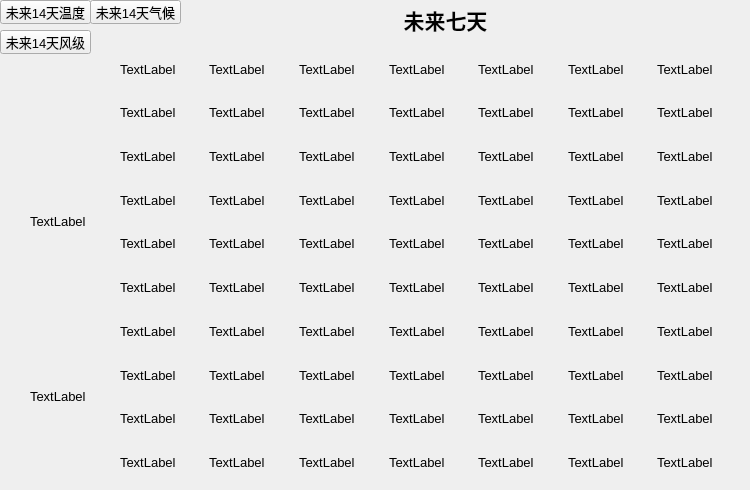
    <widget class="QWidget" name="page_2">
     <property name="font">
      <font>
       <pointsize>10</pointsize>
      </font>
     </property>
     <property name="autoFillBackground">
      <bool>false</bool>
     </property>
     <widget class="QLabel" name="next_seven">
      <property name="geometry">
       <rect>
        <x>190</x>
        <y>0</y>
        <width>511</width>
        <height>41</height>
       </rect>
      </property>
      <property name="font">
       <font>
        <pointsize>18</pointsize>
        <bold>true</bold>
       </font>
      </property>
      <property name="text">
       <string>&lt;!DOCTYPE HTML PUBLIC &quot;-//W3C//DTD HTML 4.0//EN&quot; &quot;http://www.w3.org/TR/REC-html40/strict.dtd&quot;&gt;
&lt;html&gt;&lt;head&gt;&lt;meta name=&quot;qrichtext&quot; content=&quot;1&quot; /&gt;&lt;meta charset=&quot;utf-8&quot; /&gt;&lt;style type=&quot;text/css&quot;&gt;
p, li { white-space: pre-wrap; }
hr { height: 1px; border-width: 0; }
li.unchecked::marker { content: &quot;\2610&quot;; }
li.checked::marker { content: &quot;\2612&quot;; }
&lt;/style&gt;&lt;/head&gt;&lt;body style=&quot; font-family:'Microsoft YaHei UI'; font-size:9pt; font-weight:400; font-style:normal;&quot;&gt;
&lt;p align=&quot;center&quot; style=&quot; margin-top:12px; margin-bottom:12px; margin-left:0px; margin-right:0px; -qt-block-indent:0; text-indent:0px;&quot;&gt;&lt;span style=&quot; font-size:16pt; font-weight:700;&quot;&gt;未来七天&lt;/span&gt;&lt;/p&gt;&lt;/body&gt;&lt;/html&gt;</string>
      </property>
      <property name="alignment">
       <set>Qt::AlignCenter</set>
      </property>
     </widget>
     <widget class="QWidget" name="gridLayoutWidget_2">
      <property name="geometry">
       <rect>
        <x>30</x>
        <y>50</y>
        <width>711</width>
        <height>431</height>
       </rect>
      </property>
      <layout class="QGridLayout" name="gridLayout">
       <item row="1" column="3">
        <widget class="QLabel" name="label_113">
         <property name="text">
          <string>TextLabel</string>
         </property>
        </widget>
       </item>
       <item row="8" column="4">
        <widget class="QLabel" name="label_184">
         <property name="text">
          <string>TextLabel</string>
         </property>
        </widget>
       </item>
       <item row="4" column="5">
        <widget class="QLabel" name="label_145">
         <property name="text">
          <string>TextLabel</string>
         </property>
        </widget>
       </item>
       <item row="0" column="3">
        <widget class="QLabel" name="label_103">
         <property name="text">
          <string>TextLabel</string>
         </property>
        </widget>
       </item>
       <item row="4" column="1">
        <widget class="QLabel" name="label_141">
         <property name="text">
          <string>TextLabel</string>
         </property>
        </widget>
       </item>
       <item row="8" column="3">
        <widget class="QLabel" name="label_183">
         <property name="text">
          <string>TextLabel</string>
         </property>
        </widget>
       </item>
       <item row="8" column="7">
        <widget class="QLabel" name="label_187">
         <property name="text">
          <string>TextLabel</string>
         </property>
        </widget>
       </item>
       <item row="6" column="3">
        <widget class="QLabel" name="label_163">
         <property name="text">
          <string>TextLabel</string>
         </property>
        </widget>
       </item>
       <item row="4" column="7">
        <widget class="QLabel" name="label_147">
         <property name="text">
          <string>TextLabel</string>
         </property>
        </widget>
       </item>
       <item row="0" column="2">
        <widget class="QLabel" name="label_102">
         <property name="text">
          <string>TextLabel</string>
         </property>
        </widget>
       </item>
       <item row="5" column="2">
        <widget class="QLabel" name="label_152">
         <property name="text">
          <string>TextLabel</string>
         </property>
        </widget>
       </item>
       <item row="1" column="1">
        <widget class="QLabel" name="label_111">
         <property name="text">
          <string>TextLabel</string>
         </property>
        </widget>
       </item>
       <item row="5" column="5">
        <widget class="QLabel" name="label_155">
         <property name="text">
          <string>TextLabel</string>
         </property>
        </widget>
       </item>
       <item row="0" column="1">
        <widget class="QLabel" name="label_101">
         <property name="text">
          <string>TextLabel</string>
         </property>
        </widget>
       </item>
       <item row="2" column="6">
        <widget class="QLabel" name="label_126">
         <property name="text">
          <string>TextLabel</string>
         </property>
        </widget>
       </item>
       <item row="7" column="3">
        <widget class="QLabel" name="label_173">
         <property name="text">
          <string>TextLabel</string>
         </property>
        </widget>
       </item>
       <item row="9" column="6">
        <widget class="QLabel" name="label_196">
         <property name="text">
          <string>TextLabel</string>
         </property>
        </widget>
       </item>
       <item row="3" column="1">
        <widget class="QLabel" name="label_131">
         <property name="text">
          <string>TextLabel</string>
         </property>
        </widget>
       </item>
       <item row="6" column="7">
        <widget class="QLabel" name="label_167">
         <property name="text">
          <string>TextLabel</string>
         </property>
        </widget>
       </item>
       <item row="1" column="5">
        <widget class="QLabel" name="label_115">
         <property name="text">
          <string>TextLabel</string>
         </property>
        </widget>
       </item>
       <item row="8" column="2">
        <widget class="QLabel" name="label_182">
         <property name="text">
          <string>TextLabel</string>
         </property>
        </widget>
       </item>
       <item row="4" column="6">
        <widget class="QLabel" name="label_146">
         <property name="text">
          <string>TextLabel</string>
         </property>
        </widget>
       </item>
       <item row="7" column="2">
        <widget class="QLabel" name="label_172">
         <property name="text">
          <string>TextLabel</string>
         </property>
        </widget>
       </item>
       <item row="1" column="7">
        <widget class="QLabel" name="label_117">
         <property name="text">
          <string>TextLabel</string>
         </property>
        </widget>
       </item>
       <item row="7" column="1">
        <widget class="QLabel" name="label_171">
         <property name="text">
          <string>TextLabel</string>
         </property>
        </widget>
       </item>
       <item row="0" column="7">
        <widget class="QLabel" name="label_107">
         <property name="text">
          <string>TextLabel</string>
         </property>
        </widget>
       </item>
       <item row="7" column="6">
        <widget class="QLabel" name="label_176">
         <property name="text">
          <string>TextLabel</string>
         </property>
        </widget>
       </item>
       <item row="0" column="4">
        <widget class="QLabel" name="label_104">
         <property name="text">
          <string>TextLabel</string>
         </property>
        </widget>
       </item>
       <item row="2" column="1">
        <widget class="QLabel" name="label_121">
         <property name="text">
          <string>TextLabel</string>
         </property>
        </widget>
       </item>
       <item row="9" column="7">
        <widget class="QLabel" name="label_197">
         <property name="text">
          <string>TextLabel</string>
         </property>
        </widget>
       </item>
       <item row="3" column="7">
        <widget class="QLabel" name="label_137">
         <property name="text">
          <string>TextLabel</string>
         </property>
        </widget>
       </item>
       <item row="4" column="4">
        <widget class="QLabel" name="label_144">
         <property name="text">
          <string>TextLabel</string>
         </property>
        </widget>
       </item>
       <item row="6" column="1">
        <widget class="QLabel" name="label_161">
         <property name="text">
          <string>TextLabel</string>
         </property>
        </widget>
       </item>
       <item row="9" column="3">
        <widget class="QLabel" name="label_193">
         <property name="text">
          <string>TextLabel</string>
         </property>
        </widget>
       </item>
       <item row="5" column="6">
        <widget class="QLabel" name="label_156">
         <property name="text">
          <string>TextLabel</string>
         </property>
        </widget>
       </item>
       <item row="5" column="1">
        <widget class="QLabel" name="label_151">
         <property name="text">
          <string>TextLabel</string>
         </property>
        </widget>
       </item>
       <item row="6" column="0" rowspan="4">
        <widget class="QLabel" name="label_7">
         <property name="text">
          <string>TextLabel</string>
         </property>
        </widget>
       </item>
       <item row="3" column="4">
        <widget class="QLabel" name="label_134">
         <property name="text">
          <string>TextLabel</string>
         </property>
        </widget>
       </item>
       <item row="9" column="1">
        <widget class="QLabel" name="label_191">
         <property name="text">
          <string>TextLabel</string>
         </property>
        </widget>
       </item>
       <item row="6" column="5">
        <widget class="QLabel" name="label_165">
         <property name="text">
          <string>TextLabel</string>
         </property>
        </widget>
       </item>
       <item row="6" column="6">
        <widget class="QLabel" name="label_166">
         <property name="text">
          <string>TextLabel</string>
         </property>
        </widget>
       </item>
       <item row="9" column="4">
        <widget class="QLabel" name="label_194">
         <property name="text">
          <string>TextLabel</string>
         </property>
        </widget>
       </item>
       <item row="3" column="3">
        <widget class="QLabel" name="label_133">
         <property name="text">
          <string>TextLabel</string>
         </property>
        </widget>
       </item>
       <item row="3" column="2">
        <widget class="QLabel" name="label_132">
         <property name="text">
          <string>TextLabel</string>
         </property>
        </widget>
       </item>
       <item row="8" column="5">
        <widget class="QLabel" name="label_185">
         <property name="text">
          <string>TextLabel</string>
         </property>
        </widget>
       </item>
       <item row="2" column="5">
        <widget class="QLabel" name="label_125">
         <property name="text">
          <string>TextLabel</string>
         </property>
        </widget>
       </item>
       <item row="3" column="6">
        <widget class="QLabel" name="label_136">
         <property name="text">
          <string>TextLabel</string>
         </property>
        </widget>
       </item>
       <item row="5" column="3">
        <widget class="QLabel" name="label_153">
         <property name="text">
          <string>TextLabel</string>
         </property>
        </widget>
       </item>
       <item row="7" column="5">
        <widget class="QLabel" name="label_175">
         <property name="text">
          <string>TextLabel</string>
         </property>
        </widget>
       </item>
       <item row="5" column="4">
        <widget class="QLabel" name="label_154">
         <property name="text">
          <string>TextLabel</string>
         </property>
        </widget>
       </item>
       <item row="4" column="3">
        <widget class="QLabel" name="label_143">
         <property name="text">
          <string>TextLabel</string>
         </property>
        </widget>
       </item>
       <item row="8" column="6">
        <widget class="QLabel" name="label_186">
         <property name="text">
          <string>TextLabel</string>
         </property>
        </widget>
       </item>
       <item row="3" column="5">
        <widget class="QLabel" name="label_135">
         <property name="text">
          <string>TextLabel</string>
         </property>
        </widget>
       </item>
       <item row="6" column="4">
        <widget class="QLabel" name="label_164">
         <property name="text">
          <string>TextLabel</string>
         </property>
        </widget>
       </item>
       <item row="1" column="2">
        <widget class="QLabel" name="label_112">
         <property name="text">
          <string>TextLabel</string>
         </property>
        </widget>
       </item>
       <item row="2" column="3">
        <widget class="QLabel" name="label_123">
         <property name="text">
          <string>TextLabel</string>
         </property>
        </widget>
       </item>
       <item row="9" column="2">
        <widget class="QLabel" name="label_192">
         <property name="text">
          <string>TextLabel</string>
         </property>
        </widget>
       </item>
       <item row="1" column="6">
        <widget class="QLabel" name="label_116">
         <property name="text">
          <string>TextLabel</string>
         </property>
        </widget>
       </item>
       <item row="1" column="4">
        <widget class="QLabel" name="label_114">
         <property name="text">
          <string>TextLabel</string>
         </property>
        </widget>
       </item>
       <item row="4" column="2">
        <widget class="QLabel" name="label_142">
         <property name="text">
          <string>TextLabel</string>
         </property>
        </widget>
       </item>
       <item row="7" column="7">
        <widget class="QLabel" name="label_177">
         <property name="text">
          <string>TextLabel</string>
         </property>
        </widget>
       </item>
       <item row="0" column="6">
        <widget class="QLabel" name="label_106">
         <property name="text">
          <string>TextLabel</string>
         </property>
        </widget>
       </item>
       <item row="6" column="2">
        <widget class="QLabel" name="label_162">
         <property name="text">
          <string>TextLabel</string>
         </property>
        </widget>
       </item>
       <item row="7" column="4">
        <widget class="QLabel" name="label_174">
         <property name="text">
          <string>TextLabel</string>
         </property>
        </widget>
       </item>
       <item row="2" column="2">
        <widget class="QLabel" name="label_122">
         <property name="text">
          <string>TextLabel</string>
         </property>
        </widget>
       </item>
       <item row="2" column="4">
        <widget class="QLabel" name="label_124">
         <property name="text">
          <string>TextLabel</string>
         </property>
        </widget>
       </item>
       <item row="8" column="1">
        <widget class="QLabel" name="label_181">
         <property name="text">
          <string>TextLabel</string>
         </property>
        </widget>
       </item>
       <item row="2" column="7">
        <widget class="QLabel" name="label_127">
         <property name="text">
          <string>TextLabel</string>
         </property>
        </widget>
       </item>
       <item row="5" column="7">
        <widget class="QLabel" name="label_157">
         <property name="text">
          <string>TextLabel</string>
         </property>
        </widget>
       </item>
       <item row="9" column="5">
        <widget class="QLabel" name="label_195">
         <property name="text">
          <string>TextLabel</string>
         </property>
        </widget>
       </item>
       <item row="0" column="5">
        <widget class="QLabel" name="label_105">
         <property name="text">
          <string>TextLabel</string>
         </property>
        </widget>
       </item>
       <item row="2" column="0" rowspan="4">
        <widget class="QLabel" name="label_5">
         <property name="text">
          <string>TextLabel</string>
         </property>
        </widget>
       </item>
      </layout>
     </widget>
     <widget class="QPushButton" name="temp_14">
      <property name="geometry">
       <rect>
        <x>0</x>
        <y>0</y>
        <width>91</width>
        <height>24</height>
       </rect>
      </property>
      <property name="text">
       <string>未来14天温度</string>
      </property>
     </widget>
     <widget class="QPushButton" name="wind_14">
      <property name="geometry">
       <rect>
        <x>0</x>
        <y>30</y>
        <width>91</width>
        <height>24</height>
       </rect>
      </property>
      <property name="text">
       <string>未来14天风级</string>
      </property>
     </widget>
     <widget class="QPushButton" name="weather_14">
      <property name="geometry">
       <rect>
        <x>90</x>
        <y>0</y>
        <width>91</width>
        <height>24</height>
       </rect>
      </property>
      <property name="text">
       <string>未来14天气候</string>
      </property>
     </widget>
    </widget>
